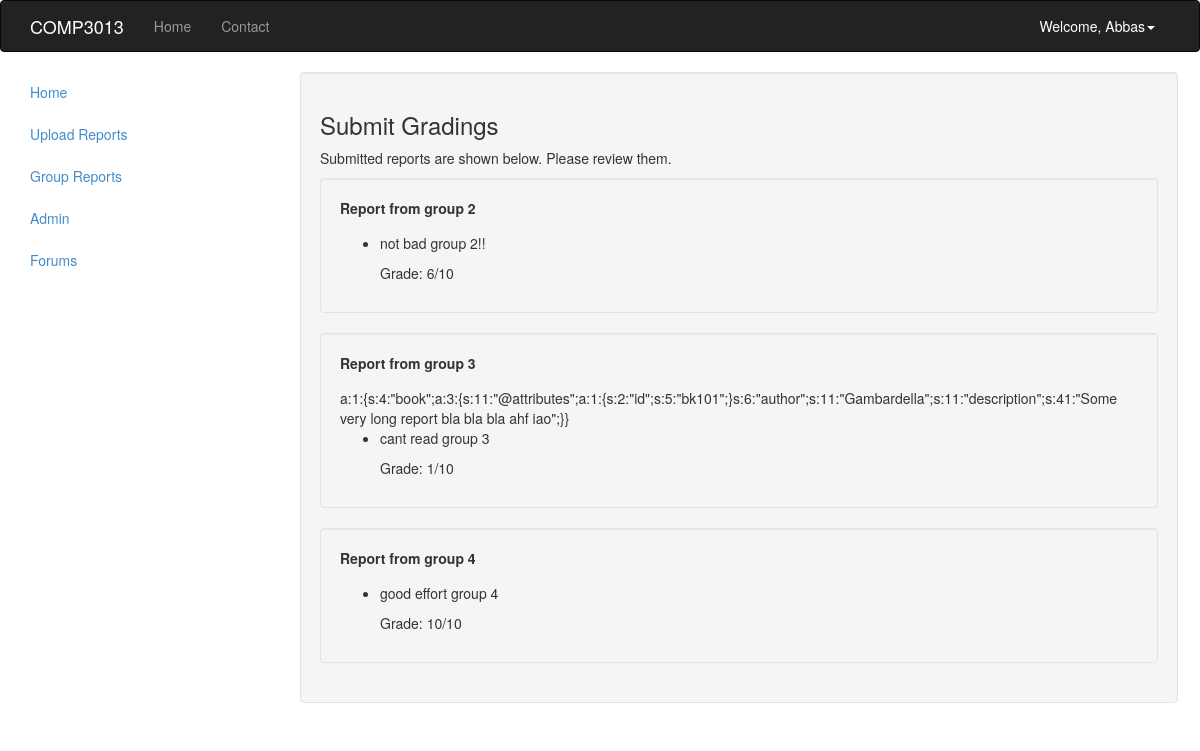
The app's page /report.php (signed in) with its own data.
### tables this page shows
CREATE TABLE `submissions` (
  `submissionID` int(11) NOT NULL AUTO_INCREMENT,
  `submissionName` varchar(5000) DEFAULT NULL,
  `groupID` int(11) NOT NULL,
  PRIMARY KEY (`submissionID`)
);

CREATE TABLE `grade` (
  `gradeID` int(11) NOT NULL AUTO_INCREMENT,
  `submissionID` int(11) NOT NULL,
  `grade` int(11) NOT NULL,
  `comments` varchar(300) NOT NULL,
  `byGroup` int(11) NOT NULL,
  PRIMARY KEY (`gradeID`)
);

### report.php (the view, shortened to what this page needs)
<?php
require "header.php";
require_once "include/sql_model.php";
	$connection = mysqli_connect('eu-cdbr-azure-west-b.cloudapp.net','b6526a64c19791','5d020f59','comp3013')
	 or die('Error1' . mysqli_error($connection));
	$userID = $_SESSION['userID'];
	$userID =  mysqli_real_escape_string($connection, $userID);
	$query1 = "
	SELECT groupID
	FROM users
	WHERE userID=$userID
	";
$result1 = mysqli_query($connection,$query1) or die('Error2' . mysqli_error($connection));
$row1 = mysqli_fetch_assoc($result1);
$groupID = $row1['groupID'];
$groupID =  mysqli_real_escape_string($connection, $groupID);
	 $query = "
	 SELECT submissions.submissionID as submissionID, submissionName, submissions.groupID
	 FROM submissions INNER JOIN groupassignments
	 ON submissions.groupID = groupassignments.assignedTo
	 WHERE groupassignments.groupID = $groupID
	 ";
$result = mysqli_query($connection,$query) or die('Error2' . mysqli_error($connection));
echo '<h3>Submit Gradings</h3>';
echo 'Submitted reports are shown below. Please review them.'.'<p></p>';
	while ($row = mysqli_fetch_assoc($result)){
echo	'<div class="well">';
		echo "<label> Report from group ". $row['groupID'] . ' </label><p></p>';
		if((substr($row['submissionName'], -4) != ".txt") && (substr($row['submissionName'], -4) != ".docx")
		&& (substr($row['submissionName'], -4) != ".pdf") && (substr($row['submissionName'], -4) != ".doc")){
			echo $row['submissionName'];
		}
		else{
		echo file_get_contents($row['submissionName']) . '<p></p>';
		}
		$submissionID = $row['submissionID'];
		$submissionID =  mysqli_real_escape_string($connection, $submissionID);
		$query2 = "SELECT grade, comments
			FROM grade
			WHERE submissionID = $submissionID AND byGroup = $groupID
			";
	$result2 = mysqli_query($connection,$query2) or die('Error3' . mysqli_error($connection));
		if (mysqli_num_rows($result2) == 1) {
		$row2 = mysqli_fetch_assoc($result2);
	echo '<div class="actionBox">
        <ul class="commentList">
            <li>
                <div class="commentText">
                    <p class="">' . $row2['comments']. '</p>
             		 <p class="">Grade: ' . $row2['grade']. '/10</p>
                </div>
            </li>
        </ul>
		</div>  ';
		}
	echo	'</div>';
	}
require "footer.php";
?>

### records on screen
submissions: groupID "2", grade.comments "not bad group 2!!", grade.grade "6"
submissions: groupID "3", submissionName "a:1:{s:4:\"book\";a:3:{s:11:\"@attributes\";a:1:{s:2:\"id\";s:5:\"bk101\";}s:6:\"author\";s:11:\"Gambardella\";s:11:\"description\";s:41:\"Some very long report bla bla bla ahf iao\";}}", grade.comments "cant read group 3", grade.grade "1"
submissions: groupID "4", grade.comments "good effort group 4", grade.grade "10"

### other values on screen
$_SESSION['userName'] "Abbas"
